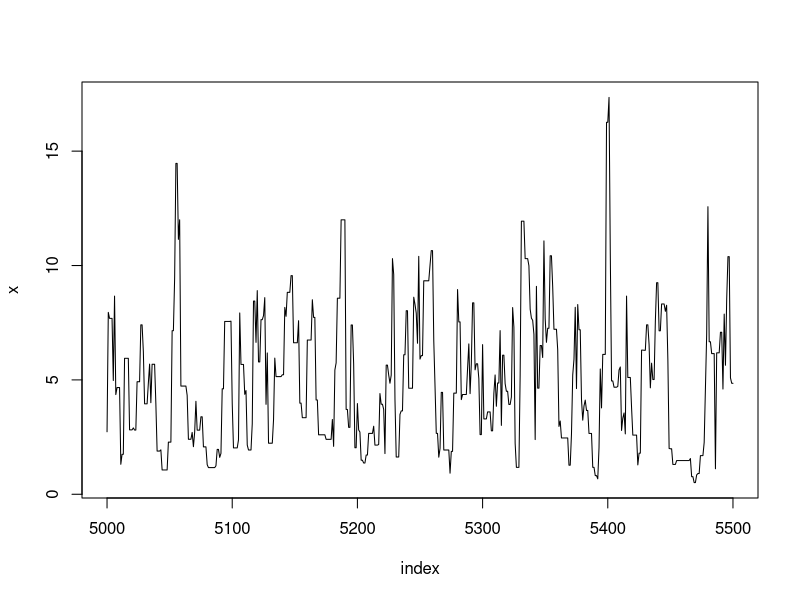
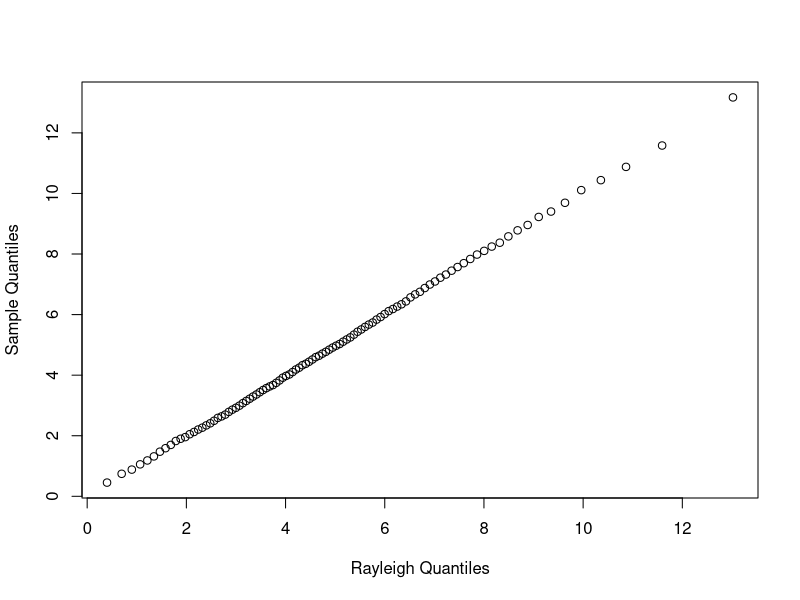
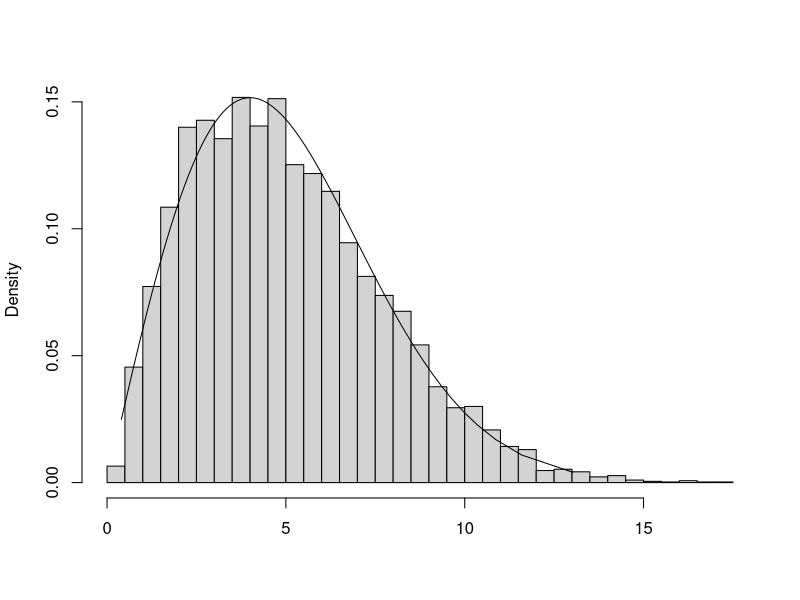
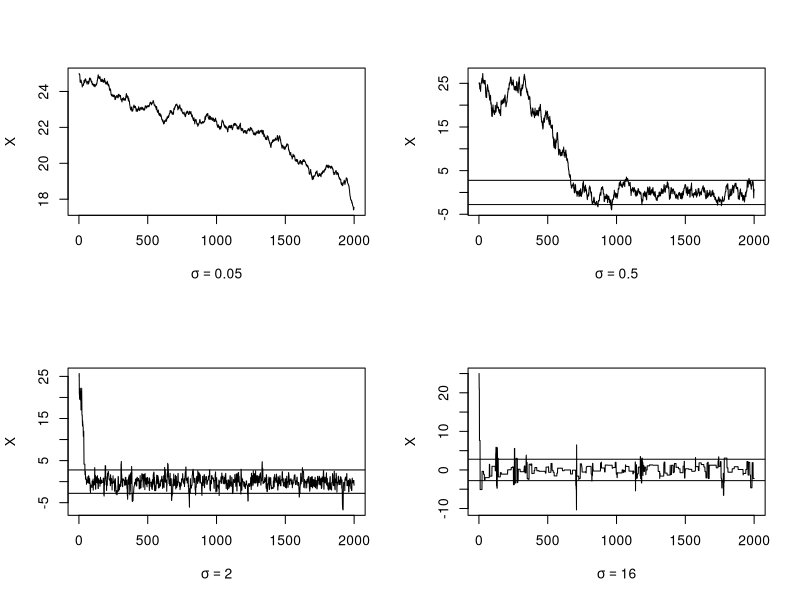
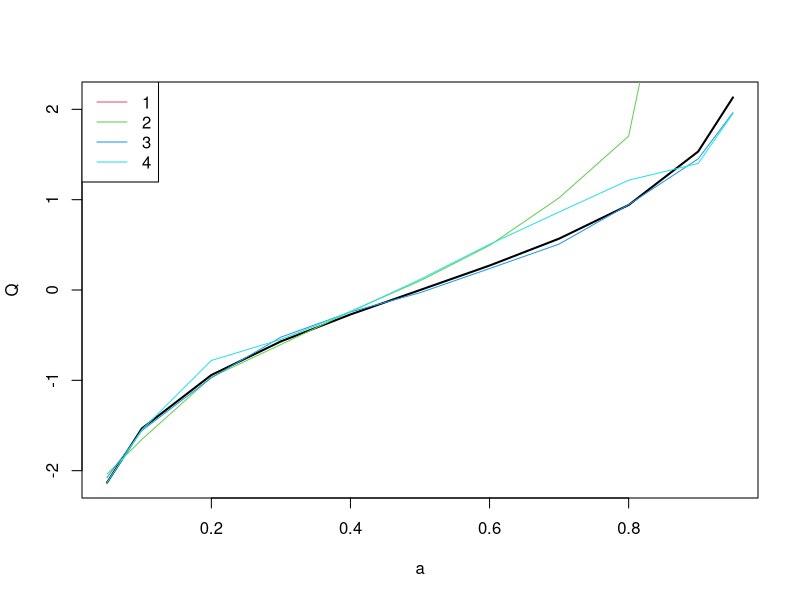
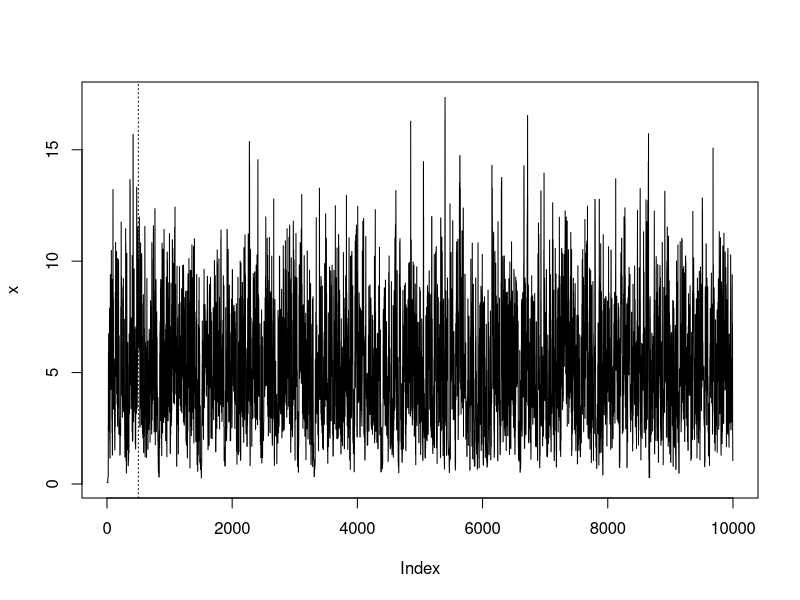
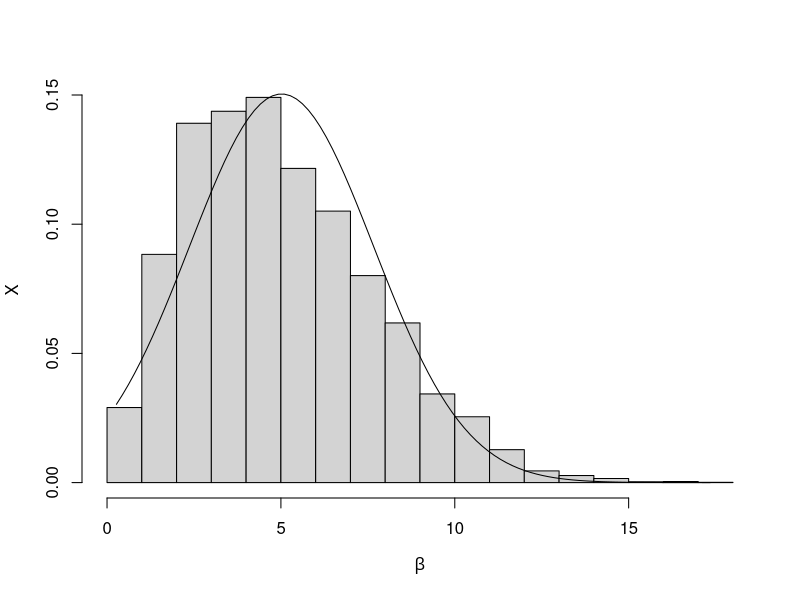

The R source for these figures, in order:
#########################################
###   R code for Chapter 9 Examples   ###
#########################################

### Example 9.1 (Metropolis-Hastings sampler)

    f <- function(x, sigma) {
        if (any(x < 0)) return (0)
        stopifnot(sigma > 0)
        return((x / sigma^2) * exp(-x^2 / (2*sigma^2)))
    }

    m <- 10000
    sigma <- 4
    x <- numeric(m)
    x[1] <- rchisq(1, df=1)
    k <- 0
    u <- runif(m)

    for (i in 2:m) {
        xt <- x[i-1]
        y <- rchisq(1, df = xt)
        num <- f(y, sigma) * dchisq(xt, df = y)
        den <- f(xt, sigma) * dchisq(y, df = xt)
        if (u[i] <= num/den) x[i] <- y else {
             x[i] <- xt
             k <- k+1     #y is rejected
             }
        }

    print(k)

    index <- 5000:5500
    y1 <- x[index]
    plot(index, y1, type="l", main="", ylab="x")


### Example 9.2 (Example 9.1, cont.)

    b <- 2001      #discard the burnin sample
    y <- x[b:m]
    a <- ppoints(100)
    QR <- sigma * sqrt(-2 * log(1 - a))  #quantiles of Rayleigh
    Q <- quantile(x, a)

    qqplot(QR, Q, main="",
        xlab="Rayleigh Quantiles", ylab="Sample Quantiles")

    hist(y, breaks="scott", main="", xlab="", freq=FALSE)
    lines(QR, f(QR, 4))


### Example 9.3 (Random walk Metropolis) 

    rw.Metropolis <- function(n, sigma, x0, N) {
        x <- numeric(N)
        x[1] <- x0
        u <- runif(N)
        k <- 0
        for (i in 2:N) {
            y <- rnorm(1, x[i-1], sigma)
                if (u[i] <= (dt(y, n) / dt(x[i-1], n)))
                x[i] <- y  else {
                    x[i] <- x[i-1]
                    k <- k + 1
                }
            }
        return(list(x=x, k=k))
        }

    n <- 4  #degrees of freedom for target Student t dist.
    N <- 2000
    sigma <- c(.05, .5, 2,  16)

    x0 <- 25
    rw1 <- rw.Metropolis(n, sigma[1], x0, N)
    rw2 <- rw.Metropolis(n, sigma[2], x0, N)
    rw3 <- rw.Metropolis(n, sigma[3], x0, N)
    rw4 <- rw.Metropolis(n, sigma[4], x0, N)

    #number of candidate points rejected
    print(c(rw1$k, rw2$k, rw3$k, rw4$k))
    

### Code for Figure 9.3

    par(mfrow=c(2,2))  #display 4 graphs together
    refline <- qt(c(.025, .975), df=n)
    rw <- cbind(rw1$x, rw2$x, rw3$x,  rw4$x)
    for (j in 1:4) {
        plot(rw[,j], type="l",
             xlab=bquote(sigma == .(round(sigma[j],3))),
             ylab="X", ylim=range(rw[,j]))
        abline(h=refline)
    }
    par(mfrow=c(1,1)) #reset to default


### Example 9.4 (Example 9.3, cont.)

    a <- c(.05, seq(.1, .9, .1), .95)
    Q <- qt(a, n)
    rw <- cbind(rw1$x, rw2$x, rw3$x, rw4$x)
    mc <- rw[501:N, ]
    Qrw <- apply(mc, 2, function(x) quantile(x, a))
    print(round(cbind(Q, Qrw), 3))
    
    plot(a,Q, type='l',lwd=2)
    for(i in 1:4){
      lines(a,Qrw[,i],col=i+1)
    }
    legend('topleft',legend=1:4, lty=1, col=2:5)
    # xtable::xtable(round(cbind(Q, Qrw), 3)) #latex format

### Code for Figures 9.4(a) and 9.4(b)

    plot(x, type="l")
    abline(h=b, v=501, lty=3)
    xb <- x[- (1:501)]
    hist(xb, prob=TRUE, xlab=bquote(beta), ylab="X", main="")
    z <- seq(min(xb), max(xb), length=100)
    lines(z, dnorm(z, mean(xb), sd(xb)))


### Example 9.5 (Bayesian inference: A simple investment model)

    b <- .2          #actual value of beta
    w <- .25         #width of the uniform support set
    m <- 5000        #length of the chain
    burn <- 1000     #burn-in time
    days <- 250
    x <- numeric(m)  #the chain

    # generate the observed frequencies of winners
    i <- sample(1:5, size=days, replace=TRUE,
            prob=c(1, 1-b, 1-2*b, 2*b, b))
    win <- tabulate(i)
    print(win)

    prob <- function(y, win) {
        # computes (without the constant) the target density
        if (y < 0 || y >= 0.5)
            return (0)
        return((1/3)^win[1] *
            ((1-y)/3)^win[2] * ((1-2*y)/3)^win[3] *
                ((2*y)/3)^win[4] * (y/3)^win[5])
    }

    u <- runif(m)         #for accept/reject step
    v <- runif(m, -w, w)  #proposal distribution
    x[1] <- .25
    for (i in 2:m) {
        y <- x[i-1] + v[i]
        if (u[i] <= prob(y, win) / prob(x[i-1], win))
            x[i] <- y  else
                x[i] <- x[i-1]
    }

    print(win)
    print(round(win/days, 3))
    print(round(c(1, 1-b, 1-2*b, 2*b, b)/3, 3))
    xb <- x[(burn+1):m]
    print(mean(xb))
    
